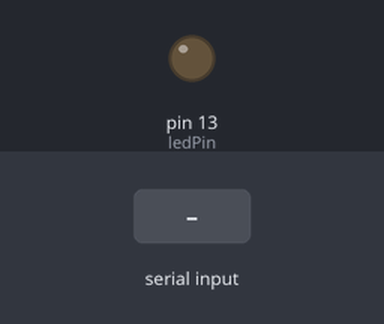
The sketch below on a simulated Arduino Uno, built with avr-gcc and run on an emulated ATmega328P. On the bench: output pins drawn as LEDs (lit = HIGH). Inputs (shaded band) come from the test bench. What the sketch prints to the serial monitor is not drawn.

Above: at 1.2 s.
1.3 s: byte 30 received over Serial
At 2.3 s:
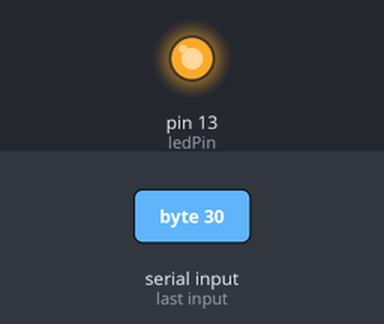
2.8 s: byte 90 received over Serial
4.3 s: byte 120 received over Serial
Timing chart, 0 to 7.3 s (numbered marks = the images above; inputs shaded):
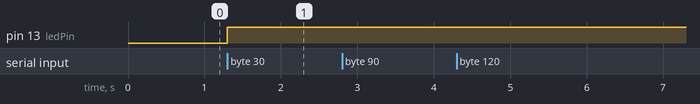

Measured:
- after the input at 1.3 s, pin 13 (ledPin): LOW → HIGH at once
- after the input at 2.8 s, every drawn part: stays the same
- after the input at 4.3 s, every drawn part: stays the same

The sketch:

Stm32ToPCserial.ino
```cpp
 int ledPin = 13; // Set the pin to digital I/O 13

 void setup()
 {
   pinMode(ledPin, OUTPUT); // Set pin as OUTPUT
   Serial.begin(19200); // Start serial communication at 19200 bps
 }

 void loop()
 {
   if (Serial.available())
   { // If data is available to read,
     char val = Serial.read(); // read it and store it in
     Serial.write(val);
     digitalWrite( ledPin, HIGH);
   }

   //delay(10); // Wait 10 milliseconds for next reading
}
```
